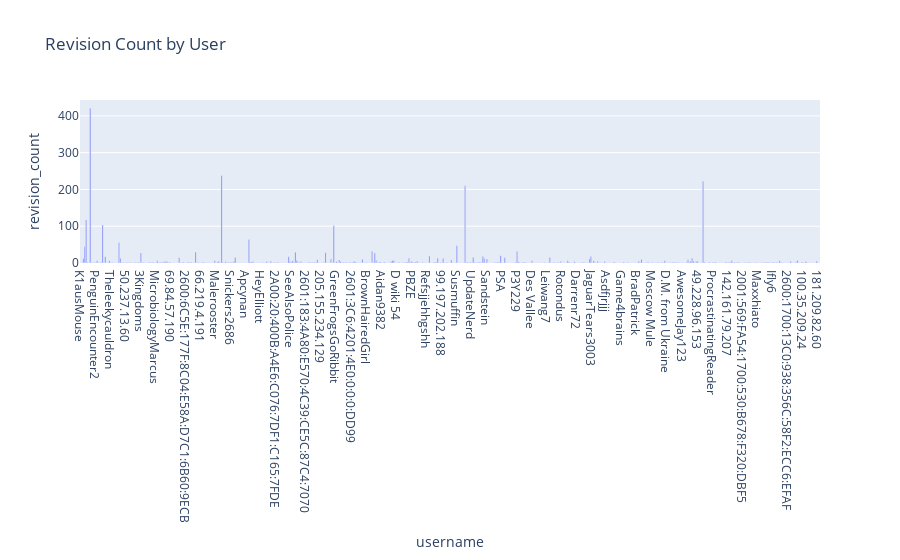

This figure's notebook cell:
### Code cell
fig = px.bar(dobbs_df, x='username', y='revision_count', title='Revision Count by User')

# Show the plot
fig.show()

### Figure 1 — Plotly figure (JSON) as saved in the notebook; plotly's stock layout.template omitted (floating-point values rounded to 4 significant figures; data arrays with more than 128 entries replaced by an {"elided": "..."} marker saying what was removed)
{"data": [{"alignmentgroup": "True", "hovertemplate": "username=%{x}<br>revision_count=%{y}<extra></extra>", "legendgroup": "", "marker": {"color": "#636efa", "pattern": {"shape": ""}}, "name": "", "offsetgroup": "", "orientation": "v", "showlegend": false, "textposition": "auto", "type": "bar", "x": {"elided": "541 str values"}, "xaxis": "x", "y": {"elided": "541 int values"}, "yaxis": "y"}], "layout": {"barmode": "relative", "legend": {"tracegroupgap": 0}, "title": {"text": "Revision Count by User"}, "xaxis": {"anchor": "y", "domain": [0, 1], "title": {"text": "username"}}, "yaxis": {"anchor": "x", "domain": [0, 1], "title": {"text": "revision_count"}}}}
